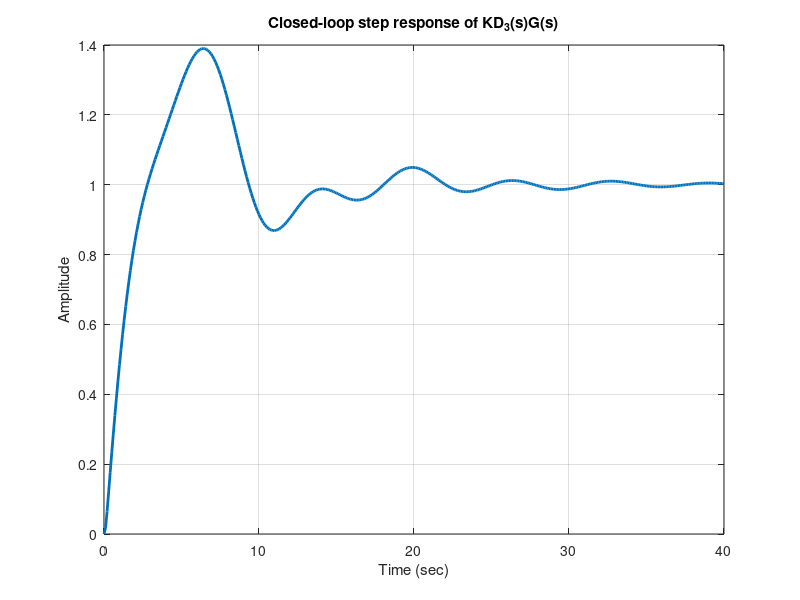

Write the MATLAB code that produced this figure. (Note: this script raises an error after producing the figure.)
%  Figure 10.14      Feedback Control of Dynamic Systems, 6e
%                        Franklin, Powell, Emami
%
%  fig10_14.m is a script to generate Fig. 10.14, the transient 
%  response of the PD plus notch compensator of the 
%  satellite position control, non-colocated case

% satellite system matrices
f =[0    1.0000         0         0;
   -0.9100   -0.0360    0.9100    0.0360;
         0         0         0    1.0000 ;
    0.0910    0.0036   -0.0910   -0.0036];
g =[0;
     0;
     0;
     1];

h =[1     0     0     0];

j =[0];
no3=conv(.25*[2 1],[1/.81 0 1]);
do3=conv([1/20 1],[1/625 2/25 1]);
sys3=tf(no3,do3);
sysG=ss(f,g,h,j);
[sysol]=series(sys3,sysG);
[Aol,Bol,Col,Dol]=ssdata(sysol);
Acl=Aol-Bol*Col;
hold off; clf
t=[0:0.1:40];
syscl=ss(Acl,Bol,Col,Dol)
[y,t]=step(syscl,t);
plot(t,y,'LineWidth',2);
grid on;
xlabel('Time (sec)');
ylabel('Amplitude');
title('Closed-loop step response of KD_3(s)G(s)')

%grid
nicegrid;

